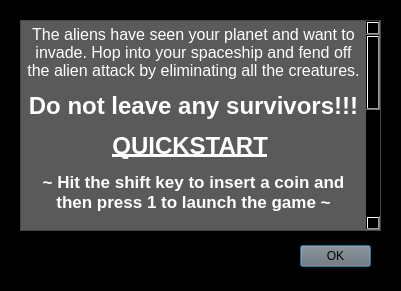
<?xml version="1.0" encoding="UTF-8"?>
<ui version="4.0">
 <class>Instructions</class>
 <widget class="QDialog" name="Instructions">
  <property name="windowModality">
   <enum>Qt::WindowModality::ApplicationModal</enum>
  </property>
  <property name="geometry">
   <rect>
    <x>0</x>
    <y>0</y>
    <width>401</width>
    <height>291</height>
   </rect>
  </property>
  <property name="sizePolicy">
   <sizepolicy hsizetype="Fixed" vsizetype="Fixed">
    <horstretch>0</horstretch>
    <verstretch>0</verstretch>
   </sizepolicy>
  </property>
  <property name="minimumSize">
   <size>
    <width>401</width>
    <height>291</height>
   </size>
  </property>
  <property name="maximumSize">
   <size>
    <width>401</width>
    <height>291</height>
   </size>
  </property>
  <property name="windowTitle">
   <string>Instructions</string>
  </property>
  <property name="styleSheet">
   <string notr="true">background-color: rgb(0, 0, 0);</string>
  </property>
  <property name="modal">
   <bool>true</bool>
  </property>
  <widget class="QDialogButtonBox" name="buttonBox">
   <property name="geometry">
    <rect>
     <x>300</x>
     <y>240</y>
     <width>71</width>
     <height>32</height>
    </rect>
   </property>
   <property name="styleSheet">
    <string notr="true">background-color: rgb(115, 115, 115);</string>
   </property>
   <property name="orientation">
    <enum>Qt::Orientation::Horizontal</enum>
   </property>
   <property name="standardButtons">
    <set>QDialogButtonBox::StandardButton::Ok</set>
   </property>
  </widget>
  <widget class="QTextEdit" name="textEdit">
   <property name="geometry">
    <rect>
     <x>20</x>
     <y>20</y>
     <width>361</width>
     <height>211</height>
    </rect>
   </property>
   <property name="sizePolicy">
    <sizepolicy hsizetype="Fixed" vsizetype="Fixed">
     <horstretch>0</horstretch>
     <verstretch>0</verstretch>
    </sizepolicy>
   </property>
   <property name="minimumSize">
    <size>
     <width>361</width>
     <height>211</height>
    </size>
   </property>
   <property name="maximumSize">
    <size>
     <width>361</width>
     <height>211</height>
    </size>
   </property>
   <property name="styleSheet">
    <string notr="true">color: white; background-color: rgb(90, 90, 90);</string>
   </property>
   <property name="readOnly">
    <bool>true</bool>
   </property>
   <property name="html">
    <string>&lt;!DOCTYPE HTML PUBLIC &quot;-//W3C//DTD HTML 4.0//EN&quot; &quot;http://www.w3.org/TR/REC-html40/strict.dtd&quot;&gt;
&lt;html&gt;&lt;head&gt;&lt;meta name=&quot;qrichtext&quot; content=&quot;1&quot; /&gt;&lt;meta charset=&quot;utf-8&quot; /&gt;&lt;style type=&quot;text/css&quot;&gt;
p, li { white-space: pre-wrap; }
hr { height: 1px; border-width: 0; }
li.unchecked::marker { content: &quot;\2610&quot;; }
li.checked::marker { content: &quot;\2612&quot;; }
&lt;/style&gt;&lt;/head&gt;&lt;body style=&quot; font-family:'Segoe UI'; font-size:9pt; font-weight:400; font-style:normal;&quot;&gt;
&lt;p align=&quot;center&quot; style=&quot; margin-top:12px; margin-bottom:12px; margin-left:0px; margin-right:0px; -qt-block-indent:0; text-indent:0px;&quot;&gt;&lt;span style=&quot; font-size:12pt;&quot;&gt;The aliens have seen your planet and want to invade. Hop into your spaceship and fend off the alien attack by eliminating all the creatures.&lt;/span&gt;&lt;/p&gt;
&lt;p align=&quot;center&quot; style=&quot; margin-top:12px; margin-bottom:12px; margin-left:0px; margin-right:0px; -qt-block-indent:0; text-indent:0px;&quot;&gt;&lt;span style=&quot; font-size:18pt; font-weight:700;&quot;&gt;Do not leave any survivors!!!&lt;/span&gt;&lt;/p&gt;
&lt;p align=&quot;center&quot; style=&quot; margin-top:12px; margin-bottom:12px; margin-left:0px; margin-right:0px; -qt-block-indent:0; text-indent:0px;&quot;&gt;&lt;span style=&quot; font-family:'.AppleSystemUIFont'; font-size:18pt; font-weight:700; text-decoration: underline;&quot;&gt;QUICKSTART&lt;/span&gt;&lt;span style=&quot; font-family:'.AppleSystemUIFont'; font-size:18pt; font-weight:700;&quot;&gt; &lt;/span&gt;&lt;/p&gt;
&lt;p align=&quot;center&quot; style=&quot; margin-top:0px; margin-bottom:0px; margin-left:0px; margin-right:0px; -qt-block-indent:0; text-indent:0px;&quot;&gt;&lt;span style=&quot; font-family:'.AppleSystemUIFont'; font-size:13pt; font-weight:700;&quot;&gt;~ Hit the shift key to insert a coin and then press 1 to launch the game ~&lt;/span&gt;&lt;/p&gt;
&lt;p align=&quot;center&quot; style=&quot;-qt-paragraph-type:empty; margin-top:0px; margin-bottom:0px; margin-left:0px; margin-right:0px; -qt-block-indent:0; text-indent:0px; font-family:'.AppleSystemUIFont'; font-size:13pt; font-weight:700;&quot;&gt;&lt;br /&gt;&lt;/p&gt;
&lt;p align=&quot;center&quot; style=&quot; margin-top:0px; margin-bottom:0px; margin-left:0px; margin-right:0px; -qt-block-indent:0; text-indent:0px;&quot;&gt;&lt;span style=&quot; font-family:'.AppleSystemUIFont'; font-size:20pt; font-weight:700;&quot;&gt;DEFAULT CONTROLS&lt;/span&gt;&lt;/p&gt;
&lt;p align=&quot;center&quot; style=&quot; margin-top:0px; margin-bottom:0px; margin-left:0px; margin-right:0px; -qt-block-indent:0; text-indent:0px;&quot;&gt;&lt;span style=&quot; font-family:'.AppleSystemUIFont'; font-size:18pt; font-weight:700; text-decoration: underline;&quot;&gt;Spaceship&lt;/span&gt;&lt;/p&gt;
&lt;p align=&quot;center&quot; style=&quot; margin-top:0px; margin-bottom:0px; margin-left:0px; margin-right:0px; -qt-block-indent:0; text-indent:0px;&quot;&gt;&lt;span style=&quot; font-family:'.AppleSystemUIFont'; font-size:13pt; font-weight:700;&quot;&gt;Move Left&lt;/span&gt;&lt;span style=&quot; font-family:'.AppleSystemUIFont'; font-size:13pt;&quot;&gt; - A&lt;/span&gt;&lt;/p&gt;
&lt;p align=&quot;center&quot; style=&quot; margin-top:0px; margin-bottom:0px; margin-left:0px; margin-right:0px; -qt-block-indent:0; text-indent:0px;&quot;&gt;&lt;span style=&quot; font-family:'.AppleSystemUIFont'; font-size:13pt; font-weight:700;&quot;&gt;Move Right &lt;/span&gt;&lt;span style=&quot; font-family:'.AppleSystemUIFont'; font-size:13pt;&quot;&gt;- D&lt;/span&gt;&lt;/p&gt;
&lt;p align=&quot;center&quot; style=&quot; margin-top:0px; margin-bottom:0px; margin-left:0px; margin-right:0px; -qt-block-indent:0; text-indent:0px;&quot;&gt;&lt;span style=&quot; font-family:'.AppleSystemUIFont'; font-size:13pt; font-weight:700;&quot;&gt;Fire&lt;/span&gt;&lt;span style=&quot; font-family:'.AppleSystemUIFont'; font-size:13pt;&quot;&gt; - Space&lt;/span&gt;&lt;/p&gt;
&lt;p style=&quot; margin-top:0px; margin-bottom:0px; margin-left:0px; margin-right:0px; -qt-block-indent:0; text-indent:0px;&quot;&gt;&lt;span style=&quot; font-family:'.AppleSystemUIFont'; font-size:13pt;&quot;&gt;		&lt;/span&gt;&lt;/p&gt;
&lt;p align=&quot;center&quot; style=&quot; margin-top:0px; margin-bottom:0px; margin-left:0px; margin-right:0px; -qt-block-indent:0; text-indent:0px;&quot;&gt;&lt;span style=&quot; font-size:18pt; font-weight:700; text-decoration: underline;&quot;&gt;Coinslot&lt;/span&gt;&lt;/p&gt;
&lt;p align=&quot;center&quot; style=&quot; margin-top:0px; margin-bottom:0px; margin-left:0px; margin-right:0px; -qt-block-indent:0; text-indent:0px;&quot;&gt;&lt;span style=&quot; font-family:'.AppleSystemUIFont'; font-size:13pt; font-weight:700;&quot;&gt;Insert Coin&lt;/span&gt;&lt;span style=&quot; font-family:'.AppleSystemUIFont'; font-size:13pt;&quot;&gt; - Shift&lt;/span&gt;&lt;/p&gt;
&lt;p align=&quot;center&quot; style=&quot; margin-top:0px; margin-bottom:0px; margin-left:0px; margin-right:0px; -qt-block-indent:0; text-indent:0px;&quot;&gt;&lt;span style=&quot; font-family:'.AppleSystemUIFont'; font-size:13pt; font-weight:700;&quot;&gt;Player 1 Start &lt;/span&gt;&lt;span style=&quot; font-family:'.AppleSystemUIFont'; font-size:13pt;&quot;&gt;- 1&lt;/span&gt;&lt;/p&gt;
&lt;p align=&quot;center&quot; style=&quot; margin-top:0px; margin-bottom:0px; margin-left:0px; margin-right:0px; -qt-block-indent:0; text-indent:0px;&quot;&gt;&lt;span style=&quot; font-family:'.AppleSystemUIFont'; font-size:13pt; font-weight:700;&quot;&gt;Player 2 Start &lt;/span&gt;&lt;span style=&quot; font-family:'.AppleSystemUIFont'; font-size:13pt;&quot;&gt;- 2&lt;/span&gt;&lt;/p&gt;
&lt;p align=&quot;center&quot; style=&quot;-qt-paragraph-type:empty; margin-top:0px; margin-bottom:0px; margin-left:0px; margin-right:0px; -qt-block-indent:0; text-indent:0px; font-family:'.AppleSystemUIFont'; font-size:13pt;&quot;&gt;&lt;br /&gt;&lt;/p&gt;
&lt;p align=&quot;center&quot; style=&quot; margin-top:0px; margin-bottom:0px; margin-left:0px; margin-right:0px; -qt-block-indent:0; text-indent:0px;&quot;&gt;&lt;span style=&quot; font-family:'.AppleSystemUIFont'; font-size:13pt;&quot;&gt;Please reference the settings tab of the main menu to remap any of these keys.&lt;/span&gt;&lt;/p&gt;&lt;/body&gt;&lt;/html&gt;</string>
   </property>
  </widget>
 </widget>
 <resources/>
 <connections>
  <connection>
   <sender>buttonBox</sender>
   <signal>accepted()</signal>
   <receiver>Instructions</receiver>
   <slot>accept()</slot>
   <hints>
    <hint type="sourcelabel">
     <x>320</x>
     <y>255</y>
    </hint>
    <hint type="destinationlabel">
     <x>170</x>
     <y>150</y>
    </hint>
   </hints>
  </connection>
 </connections>
</ui>
